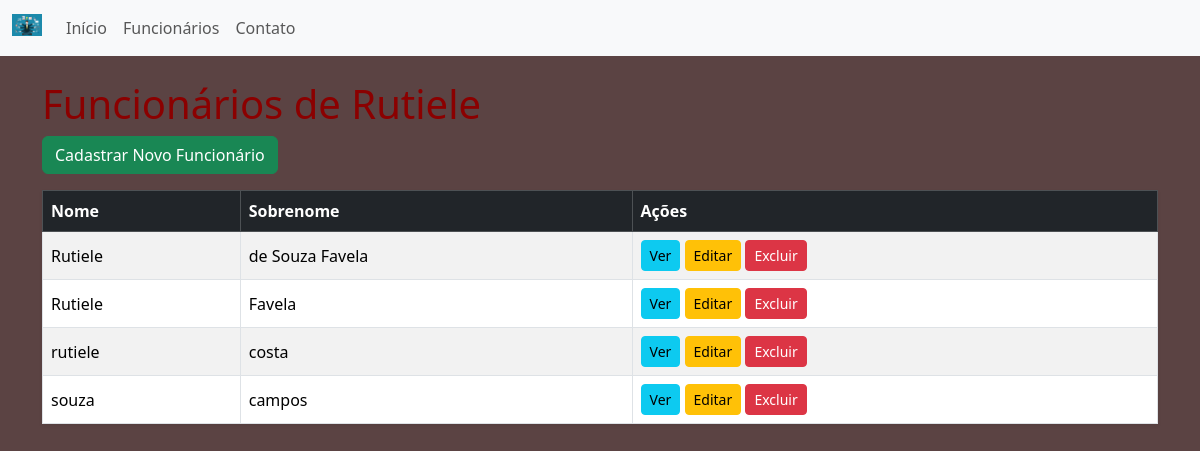
/website/funcionarios/, run on the app's committed database.
### funcionarios/models.py (models this page shows, shortened)
class Funcionarios(models.Model):
    nome = models.CharField(
        max_length=255,
        null = False,
        blank = False
    )
    sobrenome = models.CharField(
        max_length=255,
        null = False,
        blank = False
    )
    cpf = models.CharField(
        max_length=14,
        null = False,
        blank = False
    )
    tempo_de_servico = models.IntegerField(
        default=0,
        null=False,
        blank=False
    )
    remuneracao = models.DecimalField(
        max_digits=8,
        decimal_places=2,
        null=False,
        blank=False
    )
    objects = models.Manager()

### website/views.py (the view)
# urls.py: path('funcionarios/', views.lista_funcionarios, name='listar'),
def lista_funcionarios(request):
    funcionarios = Funcionarios.objects.all()
    contexto = {
        'funcionarios': funcionarios,
        "autor": settings.AUTOR_SISTEMA
    }
    return render(request, 'website/funcionarios.html', contexto)

### website/templates/website/funcionarios.html (shortened to what this page needs)
{% extends 'website/base.html' %}
{% block content %}
<h1>Funcionários de {{ autor }}</h1>
<a href="{% url 'website:cadastrar' %}" class="btn btn-success mb-3">Cadastrar Novo Funcionário</a>
<table class="table table-striped table-bordered align-middle shadow-sm">
    <thead class="table-dark">
        <tr>
            <th>Nome</th>
            <th>Sobrenome</th>
            <th>Ações</th>
        </tr>
    </thead>
    <tbody>
        {% for funcionario in funcionarios %}
        <tr>
            <td>{{ funcionario.nome }}</td>
            <td>{{ funcionario.sobrenome }}</td>
            <td>
                <a href="{% url 'website:detalhes' funcionario.id %}" class="btn btn-info btn-sm">Ver</a>
                <a href="{% url 'website:editar' funcionario.id %}" class="btn btn-warning btn-sm">Editar</a>
                <a href="{% url 'website:excluir' funcionario.id %}" class="btn btn-danger btn-sm">Excluir</a>
            </td>
        </tr>
        {% empty %}
        <tr>
            <td colspan="3" class="text-center">Nenhum funcionário cadastrado.</td>
        </tr>
        {% endfor %}
    </tbody>
</table>
{% endblock %}

### website/static/website/css/style.css (style rules this page uses)
body { background-color: rgb(91, 67, 67); }
h1 { color: darkred; }

### data on the page
Funcionarios: nome "Rutiele", sobrenome "de Souza Favela"
Funcionarios: nome "Rutiele", sobrenome "Favela"
Funcionarios: nome "rutiele", sobrenome "costa"
Funcionarios: nome "souza", sobrenome "campos"

### other printed values
{{ autor }} "Rutiele"
